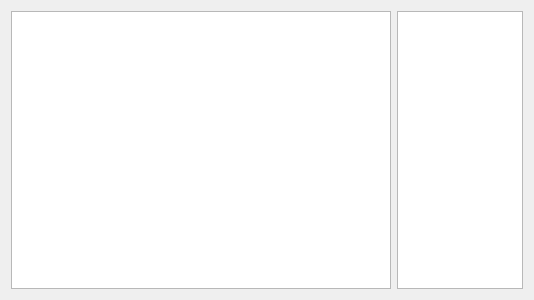
<?xml version="1.0" encoding="UTF-8"?>
<ui version="4.0">
 <author>Bernhard Arnold</author>
 <class>linePlotWidget</class>
 <widget class="QWidget" name="linePlotWidget">
  <property name="geometry">
   <rect>
    <x>0</x>
    <y>0</y>
    <width>534</width>
    <height>300</height>
   </rect>
  </property>
  <property name="windowTitle">
   <string>Form</string>
  </property>
  <layout class="QGridLayout" name="gridLayout">
   <item row="0" column="0">
    <widget class="PlotWidget" name="plotView">
     <property name="sizePolicy">
      <sizepolicy hsizetype="Expanding" vsizetype="Expanding">
       <horstretch>3</horstretch>
       <verstretch>0</verstretch>
      </sizepolicy>
     </property>
    </widget>
   </item>
   <item row="0" column="1">
    <widget class="QListView" name="listView">
     <property name="sizePolicy">
      <sizepolicy hsizetype="Expanding" vsizetype="Expanding">
       <horstretch>1</horstretch>
       <verstretch>0</verstretch>
      </sizepolicy>
     </property>
    </widget>
   </item>
  </layout>
 </widget>
 <customwidgets>
  <customwidget>
   <class>PlotWidget</class>
   <extends>QGraphicsView</extends>
   <header>pyqtgraph</header>
  </customwidget>
 </customwidgets>
 <resources/>
 <connections/>
</ui>
